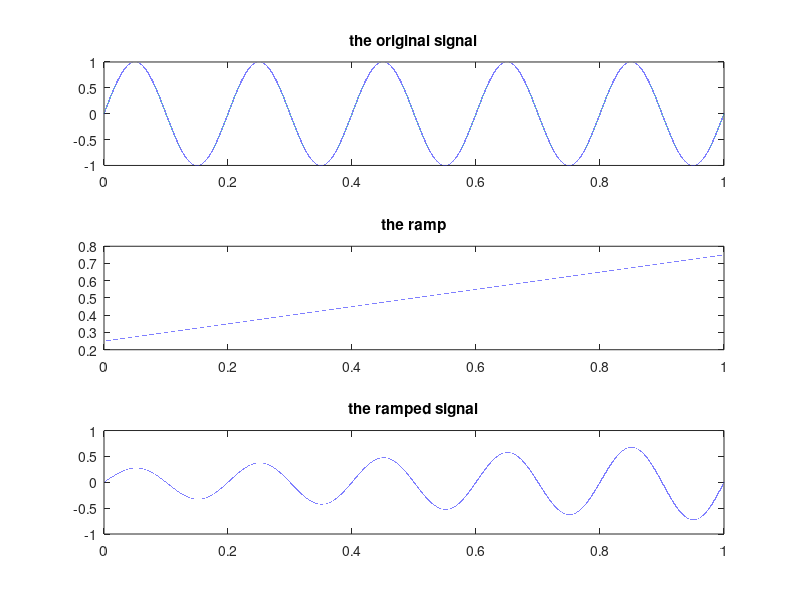

MATLAB code for this plot:
close all;
clear;
clc;

sample_rate = 220250;       % Sample rate per sec
freq = 5;                   % Cycles per sec
dur = 1;                    % Sec
amplitude = 1;              % peak(+/-)
init_amp = 0.25;
final_amp = 0.75;
timeindex = linspace(0,dur,sample_rate*dur);
sineWave1 = amplitude*sin(2*pi*freq*timeindex);
envelope = linspace(init_amp,final_amp,sample_rate*dur);
sineWave2 = sineWave1.*envelope;

subplot(3,1,1),plot(timeindex,sineWave1),
title('the original signal');
subplot(3,1,2),plot(timeindex,envelope),
title('the ramp');
subplot(3,1,3),plot(timeindex,sineWave2),
title('the ramped signal');